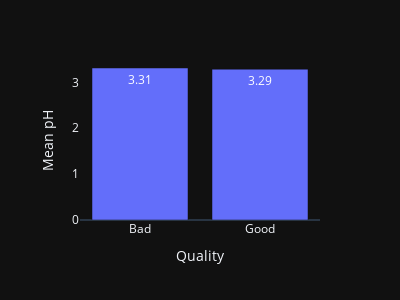

The notebook cell saved with this chart:
### Code cell
fig = px.bar(wine_count_df,
            x= 'quality_classif',
            y= 'pH',
            text= 'pH',
            template= 'plotly_dark',
            width= 400,
            height= 300)

fig.update_xaxes(showgrid=False, 
                 title_text='Quality',
                )

fig.update_yaxes(showgrid=False,
                 title_text='Mean pH')

fig.update_traces(textposition='auto', 
                    texttemplate='%{text:.3s}' 
                 )

fig.show()

### Figure 1 — Plotly figure (JSON) as saved in the notebook; plotly's stock layout.template omitted (floating-point values rounded to 4 significant figures)
{"data": [{"alignmentgroup": "True", "hoverlabel": {"namelength": 0}, "hovertemplate": "quality_classif=%{x}<br>pH=%{text}", "legendgroup": "", "marker": {"color": "#636efa"}, "name": "", "offsetgroup": "", "orientation": "v", "showlegend": false, "text": [3.315, 3.289], "textposition": "auto", "texttemplate": "%{text:.3s}", "type": "bar", "x": ["Bad", "Good"], "xaxis": "x", "y": [3.315, 3.289], "yaxis": "y"}], "layout": {"barmode": "relative", "height": 300, "legend": {"tracegroupgap": 0}, "margin": {"t": 60}, "width": 400, "xaxis": {"anchor": "y", "domain": [0, 1], "showgrid": false, "title": {"text": "Quality"}}, "yaxis": {"anchor": "x", "domain": [0, 1], "showgrid": false, "title": {"text": "Mean pH"}}}}
